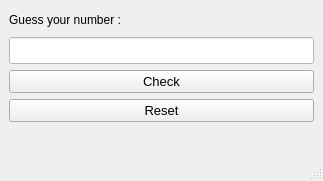
<?xml version="1.0" encoding="UTF-8"?>
<ui version="4.0">
 <class>MainWindow</class>
 <widget class="QMainWindow" name="MainWindow">
  <property name="geometry">
   <rect>
    <x>0</x>
    <y>0</y>
    <width>323</width>
    <height>181</height>
   </rect>
  </property>
  <property name="windowTitle">
   <string>Guess The Number</string>
  </property>
  <property name="windowIcon">
   <iconset>
    <normaloff>icon.png</normaloff>icon.png</iconset>
  </property>
  <property name="styleSheet">
   <string notr="true"/>
  </property>
  <widget class="QWidget" name="centralwidget">
   <layout class="QGridLayout" name="gridLayout">
    <item row="2" column="1" colspan="2">
     <widget class="QLineEdit" name="lineEdit">
      <property name="sizePolicy">
       <sizepolicy hsizetype="Preferred" vsizetype="Fixed">
        <horstretch>0</horstretch>
        <verstretch>0</verstretch>
       </sizepolicy>
      </property>
      <property name="font">
       <font>
        <pointsize>12</pointsize>
       </font>
      </property>
      <property name="styleSheet">
       <string notr="true">background-color: rgb(255, 255, 255);</string>
      </property>
     </widget>
    </item>
    <item row="1" column="1">
     <widget class="QLabel" name="label">
      <property name="text">
       <string>&lt;html&gt;&lt;head/&gt;&lt;body&gt;&lt;p&gt;Guess your number :&lt;/p&gt;&lt;/body&gt;&lt;/html&gt;</string>
      </property>
     </widget>
    </item>
    <item row="7" column="1" colspan="2">
     <widget class="QLabel" name="guide_label">
      <property name="font">
       <font>
        <pointsize>12</pointsize>
       </font>
      </property>
      <property name="text">
       <string/>
      </property>
     </widget>
    </item>
    <item row="5" column="1" colspan="2">
     <widget class="QPushButton" name="btn_check">
      <property name="font">
       <font>
        <pointsize>10</pointsize>
       </font>
      </property>
      <property name="styleSheet">
       <string notr="true"/>
      </property>
      <property name="text">
       <string>Check</string>
      </property>
     </widget>
    </item>
    <item row="6" column="1" colspan="2">
     <widget class="QPushButton" name="btn_reset">
      <property name="font">
       <font>
        <pointsize>10</pointsize>
       </font>
      </property>
      <property name="styleSheet">
       <string notr="true"/>
      </property>
      <property name="text">
       <string>Reset</string>
      </property>
     </widget>
    </item>
   </layout>
  </widget>
  <widget class="QStatusBar" name="statusbar"/>
 </widget>
 <resources/>
 <connections/>
</ui>
